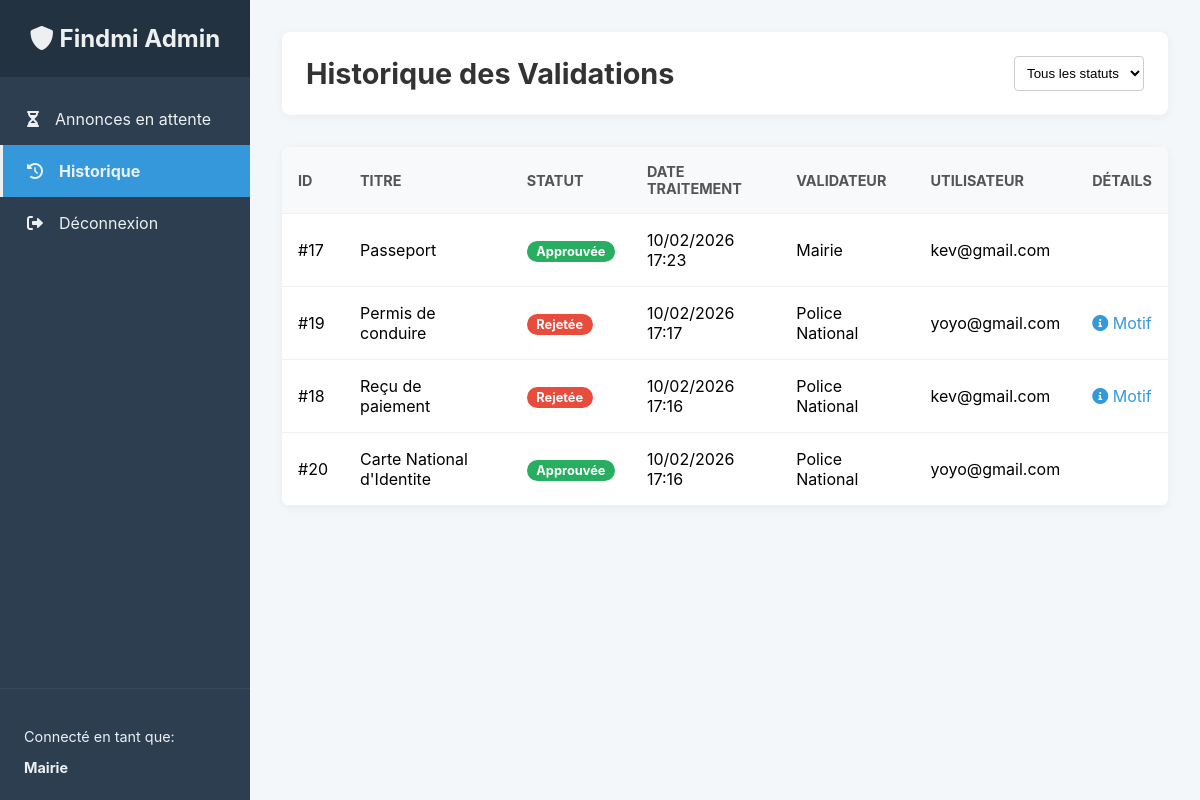
Page /admin/historique.php (signed in) on the committed database.
### tables this page shows
CREATE TABLE IF NOT EXISTS `annonces` (
  `id_annonce` int NOT NULL AUTO_INCREMENT,
  `titre` varchar(255) NOT NULL,
  `description` text,
  `type_annonce` enum('perdu','trouve') NOT NULL,
  `statut_annonce` enum('en_attente_validation','publiee','rejetee','retrouve','supprimee') NOT NULL DEFAULT 'en_attente_validation',
  `motif_rejet` text,
  `date_perte_trouve` date NOT NULL,
  `lieu_perte_trouve` varchar(255) NOT NULL,
  `nom_sur_document` varchar(150) DEFAULT NULL,
  `photo_url` varchar(255) DEFAULT NULL,
  `date_creation` datetime NOT NULL DEFAULT CURRENT_TIMESTAMP,
  `date_validation` datetime DEFAULT NULL,
  `id_utilisateur` int NOT NULL,
  `id_categorie` int NOT NULL,
  `id_validateur` int DEFAULT NULL,
  PRIMARY KEY (`id_annonce`),
  KEY `id_utilisateur` (`id_utilisateur`),
  KEY `id_categorie` (`id_categorie`)
);

CREATE TABLE IF NOT EXISTS `autorites` (
  `id_autorite` int NOT NULL AUTO_INCREMENT,
  `nom_autorite` varchar(255) NOT NULL,
  `email` varchar(155) NOT NULL,
  `mot_de_passe` varchar(190) NOT NULL,
  `role` varchar(50) NOT NULL,
  `est_actif` tinyint(1) NOT NULL DEFAULT '1',
  PRIMARY KEY (`id_autorite`),
  UNIQUE KEY `email` (`email`)
);

CREATE TABLE IF NOT EXISTS `utilisateurs` (
  `id_utilisateur` int NOT NULL AUTO_INCREMENT,
  `nom` varchar(100) NOT NULL DEFAULT '',
  `email` varchar(155) NOT NULL,
  `mot_de_passe` varchar(200) NOT NULL,
  `telephone` varchar(20) NOT NULL,
  `role` enum('utilisateur','admin') NOT NULL DEFAULT 'utilisateur',
  `date_inscription` datetime NOT NULL DEFAULT CURRENT_TIMESTAMP,
  `est_actif` tinyint(1) NOT NULL DEFAULT '1',
  PRIMARY KEY (`id_utilisateur`),
  UNIQUE KEY `email` (`email`)
);

### admin/historique.php (the view, shortened to what this page needs)
<?php
require_once '../core/db_connect.php';
$nom_autorite = $_SESSION['nom_autorite'];
$annonces_par_page = 15;
$page_actuelle = isset($_GET['page']) ? (int)$_GET['page'] : 1;
$offset = ($page_actuelle - 1) * $annonces_par_page;
$sql_base = "
    FROM annonces a
    JOIN categories c ON a.id_categorie = c.id_categorie
    JOIN utilisateurs u ON a.id_utilisateur = u.id_utilisateur
    LEFT JOIN autorites aut ON a.id_validateur = aut.id_autorite
    WHERE a.statut_annonce IN ('publiee', 'rejetee')
";
$params = [];
$sql_select = "
    SELECT a.id_annonce, a.titre, a.statut_annonce, a.date_validation, a.motif_rejet,
           u.email AS email_utilisateur, aut.nom_autorite AS nom_validateur
" . $sql_base . " ORDER BY a.date_validation DESC LIMIT ? OFFSET ?";
$params_select = array_merge($params, [$annonces_par_page, $offset]);
$stmt_select = $pdo->prepare($sql_select);
$stmt_select->execute($params_select);
$historique_annonces = $stmt_select->fetchAll();
?>
<!DOCTYPE html>
<html lang="fr">
<head>
    <link href="https://cdnjs.cloudflare.com/ajax/libs/font-awesome/6.0.0-beta3/css/all.min.css" rel="stylesheet">
    <link rel="stylesheet" href="admin_style.css">
</head>
<body>
    <div class="admin-grid-container">
        <aside class="admin-sidebar">
            <div class="sidebar-header">
                <h2><i class="fas fa-shield-alt"></i> Findmi Admin</h2>
            </div>
            <nav class="sidebar-nav">
                <a href="index.php"><i class="fas fa-hourglass-half"></i> Annonces en attente</a>
                <a href="historique.php" class="active"><i class="fas fa-history"></i> Historique</a>
                <a href="deconnexion.php"><i class="fas fa-sign-out-alt"></i> Déconnexion</a>
            </nav>
            <div class="sidebar-footer">
                <p>Connecté en tant que:</p>
                <strong><?= htmlspecialchars($nom_autorite) ?></strong>
            </div>
        </aside>
        <main class="admin-main-content">
            <header class="admin-header">
                <h1>Historique des Validations</h1>
                <form action="historique.php" method="GET" class="filter-form">
                    <select name="statut" onchange="this.form.submit()">
                        <option value="">Tous les statuts</option>
                    </select>
                </form>
            </header>
            <div class="table-container">
                <table>
                    <thead>
                        <tr>
                            <th>ID</th><th>Titre</th><th>Statut</th><th>Date Traitement</th>
                            <th>Validateur</th><th>Utilisateur</th><th>Détails</th>
                        </tr>
                    </thead>
                    <tbody>
                        <?php if (empty($historique_annonces)): ?>
                            <tr>
                                <td colspan="7" style="text-align:center;">Aucun historique trouvé.</td>
                            </tr>
                        <?php else: ?>
                            <?php foreach ($historique_annonces as $annonce): ?>
                                <tr>
                                    <td data-label="ID">#<?= $annonce['id_annonce'] ?></td>
                                    <td data-label="Titre"><?= htmlspecialchars($annonce['titre']) ?></td>
                                    <td data-label="Statut">
                                        <span class="statut-badge-table status-<?= $annonce['statut_annonce'] ?>">
                                            <?= $annonce['statut_annonce'] == 'publiee' ? 'Approuvée' : 'Rejetée' ?>
                                        </span>
                                    </td>
                                    <td data-label="Date Traitement"><?= date('d/m/Y H:i', strtotime($annonce['date_validation'])) ?></td>
                                    <td data-label="Validateur"><?= htmlspecialchars($annonce['nom_validateur'] ?? 'N/A') ?></td>
                                    <td data-label="Utilisateur"><?= htmlspecialchars($annonce['email_utilisateur']) ?></td>
                                    <td data-label="Détails">
                                        <?php if ($annonce['statut_annonce'] == 'rejetee'): ?>
                                            <span class="motif-tooltip" title="<?= htmlspecialchars($annonce['motif_rejet']) ?>"><i class="fas fa-info-circle"></i> Motif</span>
                                        <?php endif; ?>
                                    </td>
                                </tr>
                            <?php endforeach; ?>
                        <?php endif; ?>
                    </tbody>
                </table>
            </div>
        </main>
    </div>
</body>
</html>

### admin/admin_style.css (style rules this page uses)
:root { --admin-bg: #f4f7fa; --admin-sidebar-bg: #2c3e50; --admin-sidebar-text: #ecf0f1; --admin-sidebar-active: #3498db; --admin-header-bg: #ffffff; --admin-card-bg: #ffffff; --approve-color: #27ae60; --reject-color: #e74c3c; --secondary-color-btn: #7f8c8d; --shadow-light: 0 2px 10px rgba(0, 0, 0, 0.05); }
body { background-color: var(--admin-bg); margin: 0; font-family: -apple-system, BlinkMacSystemFont, 'Segoe UI', Roboto, 'Helvetica Neue', Arial, sans-serif; }
.admin-grid-container { display: grid; grid-template-columns: 250px 1fr; min-height: 100vh; }
.admin-sidebar { background-color: var(--admin-sidebar-bg); color: var(--admin-sidebar-text); display: flex; flex-direction: column; transition: transform 0.3s ease-in-out; }
.sidebar-header { padding: 1.5rem; background-color: rgba(0, 0, 0, 0.2); text-align: center; }
.sidebar-header h2 { margin: 0; font-size: 1.5rem; }
.sidebar-nav { flex-grow: 1; padding: 1rem 0; }
.sidebar-nav a { display: flex; align-items: center; gap: 1rem; padding: 1rem 1.5rem; color: var(--admin-sidebar-text); text-decoration: none; transition: background-color 0.2s; border-left: 3px solid transparent; }
.sidebar-nav a.active { background-color: var(--admin-sidebar-active); font-weight: bold; border-left-color: #ecf0f1; }
.sidebar-footer { padding: 1.5rem; border-top: 1px solid #34495e; font-size: 0.9rem; }
.sidebar-footer strong { display: block; margin-top: 0.3rem; }
.admin-main-content { padding: 2rem; }
.admin-header { display: flex; justify-content: space-between; align-items: center; background-color: var(--admin-header-bg); padding: 1.5rem; border-radius: 8px; margin-bottom: 2rem; box-shadow: var(--shadow-light); }
.admin-header h1 { margin: 0; color: #333; font-size: 1.8rem; }
.filter-form select { padding: 0.5rem; border: 1px solid #ccc; border-radius: 4px; background-color: white; }
.table-container { background-color: white; border-radius: 8px; box-shadow: var(--shadow-light); overflow-x: auto; }
table { width: 100%; border-collapse: collapse; }
th, td { padding: 1rem; text-align: left; border-bottom: 1px solid #f0f0f0; }
th { background-color: #f8f9fa; font-size: 0.9rem; text-transform: uppercase; color: #555; }
.statut-badge-table { padding: 0.2rem 0.6rem; border-radius: 15px; font-size: 0.8rem; font-weight: bold; color: white; }
.status-publiee { background-color: var(--approve-color); }
.status-rejetee { background-color: var(--reject-color); }
.motif-tooltip { color: #3498db; cursor: help; }

### rows in the picture
annonces: id_annonce "17", titre "Passeport", statut_annonce "Approuvée", date_validation "10/02/2026 17:23", autorites.nom_autorite "Mairie", id_utilisateur.email "kev@gmail.com"
annonces: id_annonce "19", titre "Permis de conduire", statut_annonce "Rejetée", date_validation "10/02/2026 17:17", autorites.nom_autorite "Police National", id_utilisateur.email "yoyo@gmail.com"
annonces: id_annonce "18", titre "Reçu de paiement", statut_annonce "Rejetée", date_validation "10/02/2026 17:16", autorites.nom_autorite "Police National", id_utilisateur.email "kev@gmail.com"
annonces: id_annonce "20", titre "Carte National d'Identite", statut_annonce "Approuvée", date_validation "10/02/2026 17:16", autorites.nom_autorite "Police National", id_utilisateur.email "yoyo@gmail.com"

### other values in the picture
$nom_autorite "Mairie"
